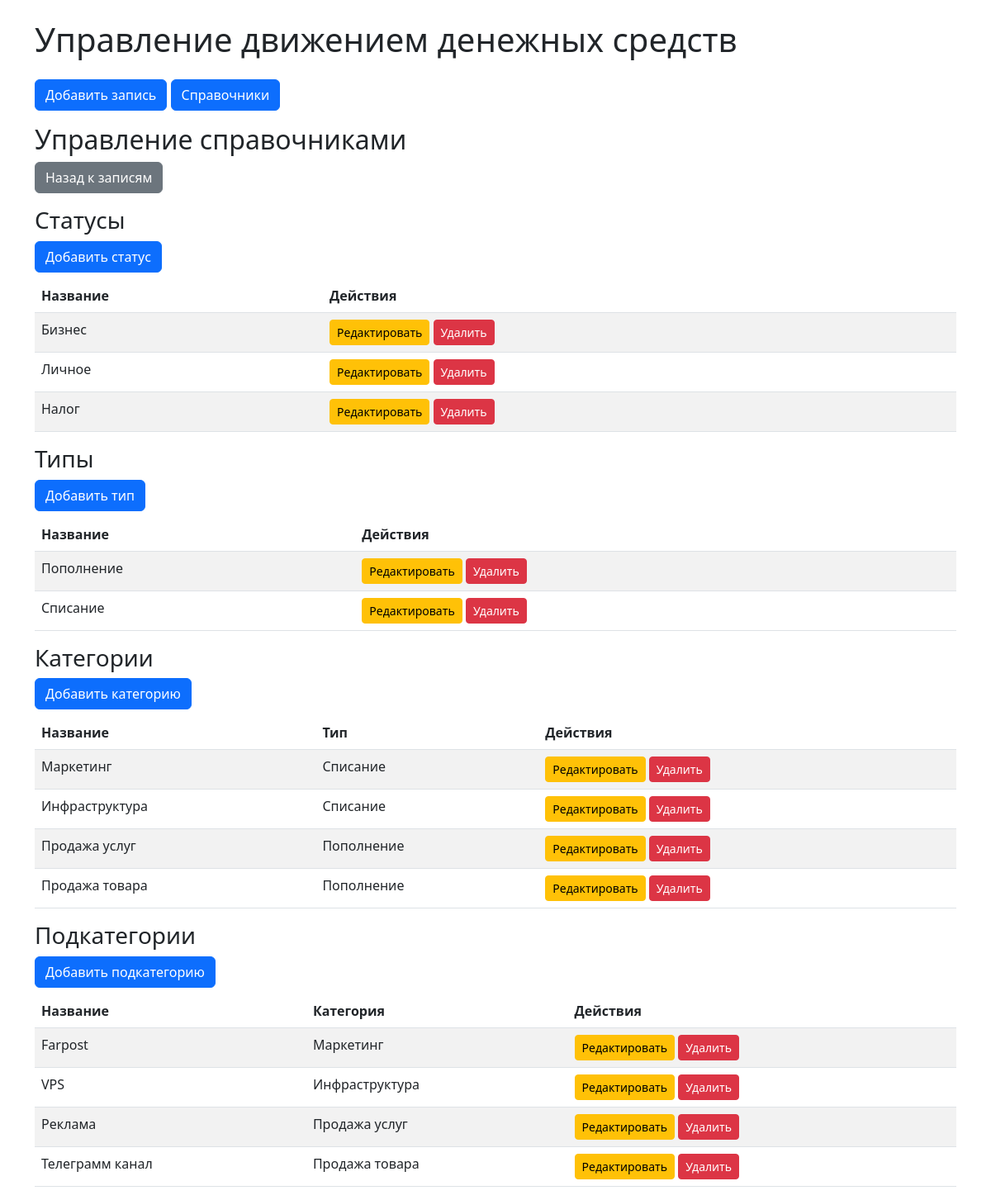
Page /references/ on the committed database.
### core/models.py (models this page shows, shortened)
class Status(models.Model):
    name = models.CharField(max_length=50, unique=True)

class TransactionType(models.Model):
    name = models.CharField(max_length=50, unique=True)
    def __str__(self):
        return self.name

class Category(models.Model):
    name = models.CharField(max_length=100)
    transaction_type = models.ForeignKey(TransactionType, on_delete=models.CASCADE, related_name='categories')
    class Meta:
        unique_together = ('name', 'transaction_type')
    def __str__(self):
        return self.name

class Subcategory(models.Model):
    name = models.CharField(max_length=100)
    category = models.ForeignKey(Category, on_delete=models.CASCADE, related_name='subcategories')
    class Meta:
        unique_together = ('name', 'category')

### core/views.py (the view)
# urls.py: path('references/', views.reference_list, name='reference_list'),
def reference_list(request):
    statuses = Status.objects.all()
    types = TransactionType.objects.all()
    categories = Category.objects.all()
    subcategories = Subcategory.objects.all()
    return render(request, 'core/reference_list.html', {
        'statuses': statuses,
        'types': types,
        'categories': categories,
        'subcategories': subcategories,
    })

### core/templates/core/reference_list.html
{% extends 'core/base.html' %}
{% block content %}
    <h2>Управление справочниками</h2>
    <a href="{% url 'record_list' %}" class="btn btn-secondary mb-3">Назад к записям</a>
    <h3>Статусы</h3>
    <a href="{% url 'status_add' %}" class="btn btn-primary mb-2">Добавить статус</a>
    <table class="table table-striped">
        <thead><tr><th>Название</th><th>Действия</th></tr></thead>
        <tbody>
            {% for status in statuses %}
                <tr>
                    <td>{{ status.name }}</td>
                    <td>
                        <a href="{% url 'status_edit' status.pk %}" class="btn btn-sm btn-warning">Редактировать</a>
                        <a href="{% url 'status_delete' status.pk %}" class="btn btn-sm btn-danger">Удалить</a>
                    </td>
                </tr>
            {% empty %}
                <tr><td colspan="2">Статусов нет</td></tr>
            {% endfor %}
        </tbody>
    </table>
    <h3>Типы</h3>
    <a href="{% url 'type_add' %}" class="btn btn-primary mb-2">Добавить тип</a>
    <table class="table table-striped">
        <thead><tr><th>Название</th><th>Действия</th></tr></thead>
        <tbody>
            {% for type in types %}
                <tr>
                    <td>{{ type.name }}</td>
                    <td>
                        <a href="{% url 'type_edit' type.pk %}" class="btn btn-sm btn-warning">Редактировать</a>
                        <a href="{% url 'type_delete' type.pk %}" class="btn btn-sm btn-danger">Удалить</a>
                    </td>
                </tr>
            {% empty %}
                <tr><td colspan="2">Типов нет</td></tr>
            {% endfor %}
        </tbody>
    </table>
    <h3>Категории</h3>
    <a href="{% url 'category_add' %}" class="btn btn-primary mb-2">Добавить категорию</a>
    <table class="table table-striped">
        <thead><tr><th>Название</th><th>Тип</th><th>Действия</th></tr></thead>
        <tbody>
            {% for category in categories %}
                <tr>
                    <td>{{ category.name }}</td>
                    <td>{{ category.transaction_type }}</td>
                    <td>
                        <a href="{% url 'category_edit' category.pk %}" class="btn btn-sm btn-warning">Редактировать</a>
                        <a href="{% url 'category_delete' category.pk %}" class="btn btn-sm btn-danger">Удалить</a>
                    </td>
                </tr>
            {% empty %}
                <tr><td colspan="3">Категорий нет</td></tr>
            {% endfor %}
        </tbody>
    </table>
    <h3>Подкатегории</h3>
    <a href="{% url 'subcategory_add' %}" class="btn btn-primary mb-2">Добавить подкатегорию</a>
    <table class="table table-striped">
        <thead><tr><th>Название</th><th>Категория</th><th>Действия</th></tr></thead>
        <tbody>
            {% for subcategory in subcategories %}
                <tr>
                    <td>{{ subcategory.name }}</td>
                    <td>{{ subcategory.category }}</td>
                    <td>
                        <a href="{% url 'subcategory_edit' subcategory.pk %}" class="btn btn-sm btn-warning">Редактировать</a>
                        <a href="{% url 'subcategory_delete' subcategory.pk %}" class="btn btn-sm btn-danger">Удалить</a>
                    </td>
                </tr>
            {% empty %}
                <tr><td colspan="3">Подкатегорий нет</td></tr>
            {% endfor %}
        </tbody>
    </table>
{% endblock %}

### rows in the picture
Status: name "Бизнес"
Status: name "Личное"
Status: name "Налог"
TransactionType: name "Пополнение"
TransactionType: name "Списание"
Category: name "Маркетинг", transaction_type "Списание"
Category: name "Инфраструктура", transaction_type "Списание"
Category: name "Продажа услуг", transaction_type "Пополнение"
Category: name "Продажа товара", transaction_type "Пополнение"
Subcategory: name "Farpost", category "Маркетинг"
Subcategory: name "VPS", category "Инфраструктура"
Subcategory: name "Реклама", category "Продажа услуг"
Subcategory: name "Телеграмм канал", category "Продажа товара"
